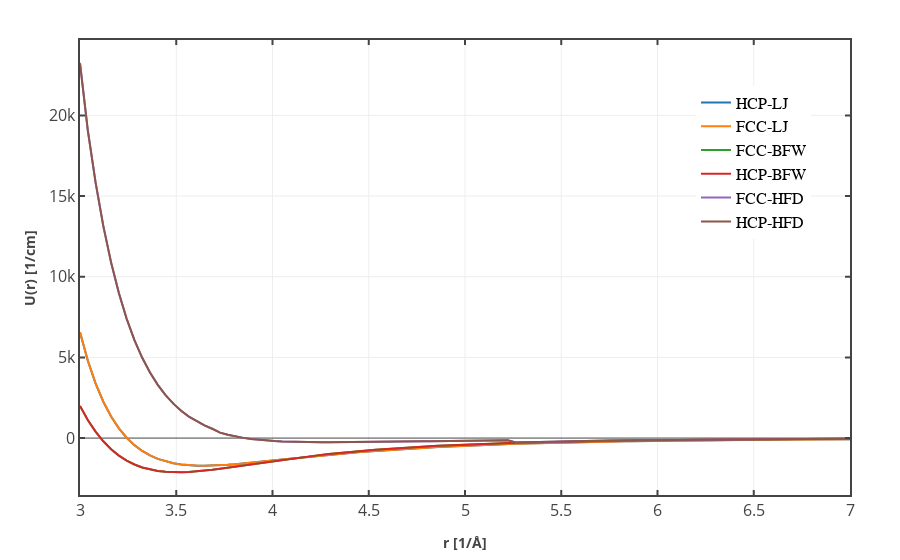

Here is the notebook cell this chart was saved with:
### Code cell
data=[]
trace1=go.Scatter(
            x=x,
            y=ehcp_lj,
            name='HCP-LJ'
            )
data.append(trace1)
trace1=go.Scatter(
            x=x,
            y=efcc_lj,
            name='FCC-LJ'
            )
data.append(trace1)
trace1=go.Scatter(
            x=x,
            y=ehcp_bfw,
            name='FCC-BFW'
            )
data.append(trace1)
trace1=go.Scatter(
            x=x,
            y=ehcp_bfw,
            name='HCP-BFW'
            )
data.append(trace1)

trace1=go.Scatter(
            x=x,
            y=efcc_hfd,
            name='FCC-HFD'
            )
data.append(trace1)
trace1=go.Scatter(
            x=x,
            y=ehcp_hfd,
            name='HCP-HFD'
            )
data.append(trace1)


layout = go.Layout(
#     title="<b>Argon L-J model</b>",
    xaxis=dict(
                title = '<b>r [1/Å]</b>',
                showline=True,
                mirror="ticks",
                ticks="inside",
                tickfont=dict(
                    size=16,
                    ),
                linewidth=2,
                tickwidth=2,
              ),        
    yaxis=dict(
                title = '<b>U(r) [1/cm]</b>',
                showline=True,
                mirror="ticks",
                ticks="inside",
                tickfont=dict(
                    size=16,
                    ),
                linewidth=2,
                tickwidth=2,
                tickprefix="  ",
#                 tickformat="1e"
    ),
#     showlegend=False,
    legend=dict(
        font=dict( family='sans-serif', size=16 , color='#000' ),
        x=0.8,y=0.9
    ),
    margin=dict(
        l=80,
        r=50,
        b=65,
        t=40
    ),
)
fig2 = go.Figure(data=data, layout=layout)
py.iplot(fig2, filename='aGNR',show_link=False)
